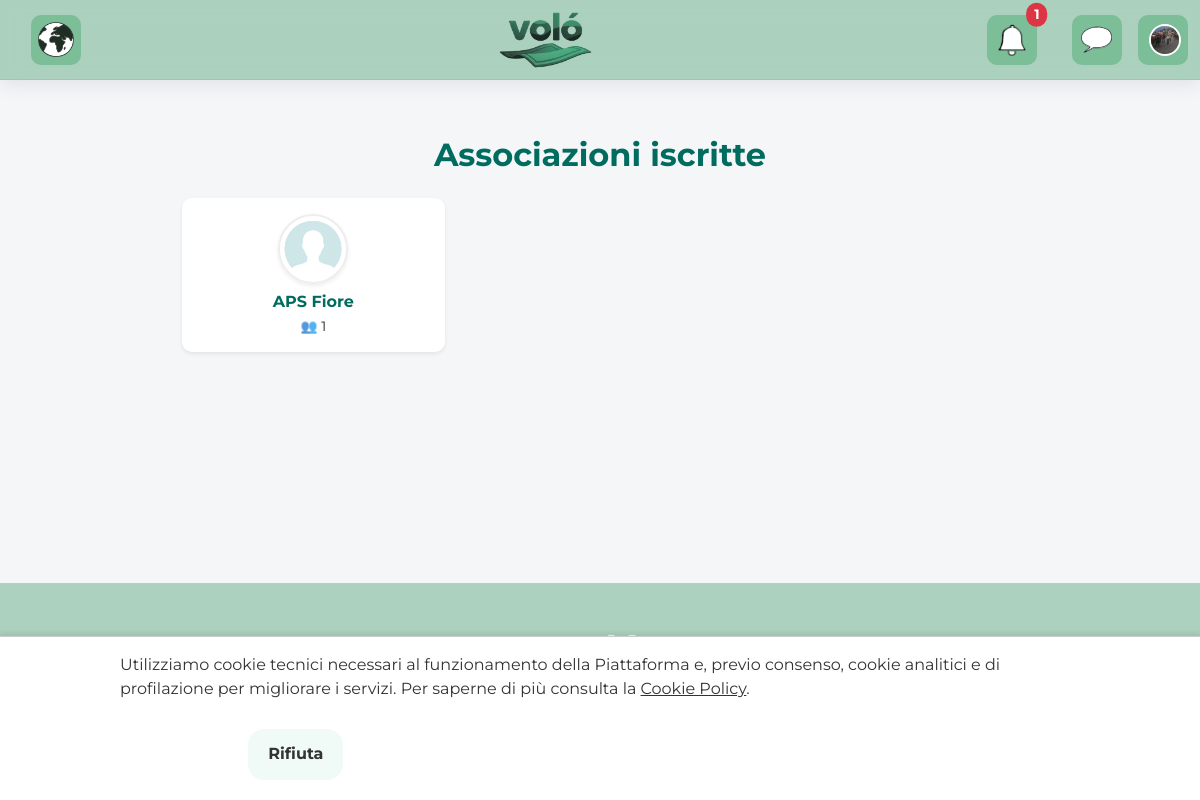
The app's page /associations/associazioni (signed in) with its own data.
### app/database/models/user.py (models this page shows, shortened)
class User(db.Model, UserMixin):
    __tablename__ = "user"
    id = db.Column(db.Integer, primary_key=True)
    email = db.Column(db.String(150), unique=True, nullable=False, index=True)
    password = db.Column(db.String(256), nullable=False)
    name = db.Column(db.String(150), nullable=False)   # Full name or organization name
    user_type = db.Column(db.String(20), nullable=False, index=True)  # "volunteer" | "association"
    date_of_birth = db.Column(db.Date, nullable=True)
    phone = db.Column(db.String(30), nullable=True)
    latitude = db.Column(db.Float, nullable=True)
    longitude = db.Column(db.Float, nullable=True)
    bio = db.Column(db.Text, nullable=True)
    photo_filename = db.Column(db.String(255), nullable=True)
    disponibilita = db.Column(db.Text, nullable=True)  # Availability (days/times)
    address = db.Column(db.String(255), nullable=True)
    logo_filename = db.Column(db.String(255), nullable=True)
    website = db.Column(db.String(255), nullable=True)
    iban = db.Column(db.String(34), nullable=True)
    official_docs = db.Column(db.String(255), nullable=True)
    consenso_dati = db.Column(db.Boolean, default=False, nullable=False)
    accetta_termini = db.Column(db.Boolean, default=False, nullable=False)
    posts = db.relationship("Post", backref="association", lazy=True)
    events = db.relationship("Event", back_populates="association", lazy=True)
    campaigns = db.relationship("Campaign", back_populates="association", lazy=True, cascade="all, delete-orphan")
    followed_associations = db.relationship(
        "User",
        secondary=follows,
        primaryjoin=(follows.c.volunteer_id == id),
        secondaryjoin=(follows.c.association_id == id),
        backref=db.backref("followers", lazy="dynamic"),
        lazy="dynamic",
    )
    applause = db.relationship(
    "Applause",
    back_populates="user",
    cascade="all, delete-orphan",
    passive_deletes=True
    )

### app/blueprints/associations/routes.py (the view)
@associations_bp.route("/associazioni")
@login_required
def list_associations():
    associations = (
        User.query.filter_by(user_type="association")
        .order_by(User.name.asc())
        .all()
    )
    return render_template("pages/associations_list.html", associations=associations)

### app/templates/pages/associations_list.html (shortened to what this page needs)
{% extends 'layout/base.html' %}
{% block content %}
<h2 class="mb-4 text-center">{{ _('Associazioni iscritte') }}</h2>
<div class="row">
  {% for association in associations %}
    <div class="col-sm-6 col-lg-4 mb-3">
      <a href="{{ url_for('public.public_profile', association_id=association.id) }}"
         class="text-decoration-none text-dark">
        <div class="card h-100 shadow-sm border-0 hover-card small-card">
          <div class="card-body text-center p-3">
            {% if association.photo_filename %}
              <img src="{{ url_for('dashboard.static', filename='uploads/profile-photo/' ~ association.photo_filename) }}"
                   class="rounded-circle mb-2 shadow-sm profile-pic"
                   width="70" height="70" alt="Logo {{ association.name }}">
            {% else %}
              <img src="{{ url_for('static', filename='img/avatar-placeholder.png') }}"
                   class="rounded-circle mb-2 shadow-sm profile-pic"
                   width="70" height="70" alt="Logo {{ association.name }}">
            {% endif %}
            <h6 class="mb-1 fw-bold">{{ association.name }}</h6>
            <div class="followers-count text-muted small">
              👥 {{ association.followers.count() }}{% if association.followers.count() != 1 %}{% endif %}
            </div>
          </div>
        </div>
      </a>
    </div>
  {% else %}
    <p class="text-muted text-center">{{ _('Nessuna associazione registrata al momento.') }}</p>
  {% endfor %}
</div>
{% endblock %}

### app/templates/partials/navbar.html (shortened to what this page needs)
<nav class="navbar fixed-top" style="background-color: var(--color-navbar-bg); z-index:1030;">
  <div class="container-fluid position-relative">
<div class="navbar-map d-flex align-items-center me-3">
  <a href="{{ url_for('full_map.full_map') }}" class="icon-box">
    <img src="{{ url_for('static', filename='img/world.png') }}"
         alt="Mappa mondo"
         class="map-icon">
  </a>
</div>
    <div class="brand-wrapper">
      <a class="navbar-brand d-flex align-items-center justify-content-center" href="{{ url_for('home.home') }}">
        <img src="{{ url_for('static', filename='img/logo.png') }}" alt="Volò">
      </a>
    </div>
    {% if current_user.is_authenticated %}
    <div class="d-flex align-items-center ms-auto">
      <a href="#" class="nav-link p-0 position-relative me-3" id="notifications-toggle">
        <div class="icon-box">
        <img src="{{ url_for('static', filename='img/bell.png') }}"
             alt="Notifiche"
             class="nav-icon">
             </div>
        {% set unread = 0 %}
        {% if current_user.notifications is defined %}
          {% set unread = current_user.notifications|selectattr("is_read","equalto",False)|list|length %}
        {% endif %}
        {% if unread > 0 %}
          <span id="notif-badge"
                class="position-absolute top-0 start-100 translate-middle badge rounded-pill bg-danger">
            {{ unread }}
          </span>
        {% endif %}
      </a>
      <a href="#" class="nav-link p-0 position-relative me-3" id="chat-toggle">
        <div class="icon-box">
        <img src="{{ url_for('static', filename='img/icon_chat.png') }}"
             alt="Chat"
             class="nav-icon">
             </div>
      </a>
<div class="dropdown icon-box">
  <a class="nav-link p-0 me-3" href="#" id="userDropdown" role="button"
     data-bs-toggle="dropdown" aria-expanded="false">
    <img src="{% if current_user.photo_filename %}
                {{ url_for('dashboard.static', filename='uploads/profile-photo/' ~ current_user.photo_filename) }}
              {% else %}
                {{ url_for('static', filename='img/avatar-placeholder.png') }}
              {% endif %}"
         alt="Profilo"
         class="rounded-circle profile-icon">
  </a>
</div>
    </div>
    {% endif %}
  </div>
</nav>

### app/static/css/style.css (style rules this page uses)
:root { --color-primary: #019f95; --color-primary-dark: #006b5f; --color-accent: #007b7a; --color-accent-dark: #014c4c; --color-bg: #f4f6f8; --color-text: #333333; --color-text-muted: #555555; --color-navbar-bg: #13834252; --color-navbar-hover: #019f95; --color-surface: #ffffff; --color-border: #e6eef4; --radius-md: 8px; --radius-lg: 14px; --elev-1: 0 2px 8px rgba(16,24,40,.06); --elev-2: 0 8px 24px rgba(16,24,40,.08); --container-max: 1160px; --font-main: 'Montserrat', sans-serif; }
body { background-color: var(--color-bg) !important; color: var(--color-text) !important; }
* { margin: 0; padding: 0; box-sizing: border-box; }
html, body, h1, h2, h3, h4, h5, h6, p, a, li, ul, ol, label, input, select, textarea, button, .btn, .navbar, .card, .form-control { font-family: var(--font-main) !important; color: var(--color-text); }
html, body { height: 100%; display: flex; flex-direction: column; font-family: var(--font-main) !important; }
h1, h2, h3 { font-weight: 700; color: var(--color-primary-dark); }
h4, h5, h6 { font-weight: 600; color: var(--color-primary-dark); }
.navbar { display: flex; justify-content: space-between; align-items: center; position: sticky; top: 0; z-index: 1000; background-color: var(--color-navbar-bg); backdrop-filter: saturate(180%) blur(8px); -webkit-backdrop-filter: saturate(180%) blur(8px); min-height: 80px; padding-top: 0.5rem; padding-bottom: 0.5rem; color: white; box-shadow: var(--elev-1); border-bottom: 1px solid rgba(0,0,0,.06); }
.navbar a { color: white; text-decoration: none; margin-left: 1.2rem; font-weight: 500; transition: color 0.2s ease; }
.navbar-brand img { height: 60px; object-fit: contain; }
.profile-icon { height: 32px; width: 32px; object-fit: cover; border-radius: 50%; border: 2px solid white; transition: outline 0.2s ease; }
.card { border-radius: var(--radius-md); box-shadow: 0 2px 8px rgba(0, 0, 0, 0.05); background-color: var(--color-surface); overflow: visible; display: block; border: 1px solid var(--color-border); }
.card .card-body { padding: 0.75rem 1rem; flex: 1 1 auto; }
.card { border-radius: 12px; box-shadow: 0 1px 0 rgba(16,24,40,.04); border: 1px solid #e9edf3; }
.hover-card { transition: transform 0.15s ease, box-shadow 0.15s ease; border-radius: 10px; }
.small-card { max-width: 280px; margin: 0 auto; }
.profile-pic { object-fit: cover; border: 2px solid #eee; }
.followers-count { font-size: 0.85rem; font-weight: 500; }
.badge { font-size: 0.85rem; padding: 0.4em 0.6em; border-radius: 8px; }
:root { --brand-green: #0b5d4f; --brand-green-dark: #08483f; --brand-green-xdark: #063b34; --ghost-border: #cfe8e4; --ghost-border-hover: #7c9f99; --ghost-bg: #ffffff; --ghost-bg-hover: #f3fbf9; }
:root { --color-primary: var(--v-primary, #019f95); --color-primary-dark: var(--v-primary-dark, #006b5f); --surface: #ffffff; --surface-2: #f6f8fb; --ink: #0f172a; --ink-2: #334155; --muted: #64748b; --ring: 0 0 0 3px rgba(1,159,149,.25); --elev-1: 0 6px 18px rgba(16,24,40,.08); --elev-2: 0 12px 28px rgba(16,24,40,.12); --radius-md: 12px; --radius-lg: 16px; }
html { -webkit-font-smoothing: antialiased; -moz-osx-font-smoothing: grayscale; }
.card .card-body { position: relative; }
.icon-box { display: flex; align-items: center; justify-content: center; width: 50px; height: 50px; border-radius: 10px; background-color: #16974a52; transition: background-color 0.2s ease; }
.navbar-map img.map-icon { height: 36px; width: 36px; object-fit: contain; }
.nav-icon { height: 32px; width: 32px; object-fit: contain; }
.navbar { height: 50px; width: auto; object-fit: contain; }
.navbar .brand-wrapper { position: absolute; top: 50%; transform: translateY(-50%); left: 45%; transition: left 0.3s ease; }
@media (max-width: 1200px) { .navbar .brand-wrapper { left: 40%; } }

### app/static/css/events.css (style rules this page uses)
body { background-color: #f0f4f8; }
.card { border-radius: 10px; box-shadow: 0 2px 5px rgba(0,0,0,0.05); }

### records on screen
User: photo_filename (picture)
User: name "APS Fiore", followers.count "1"

### other values on screen
{{ unread }} "1"
